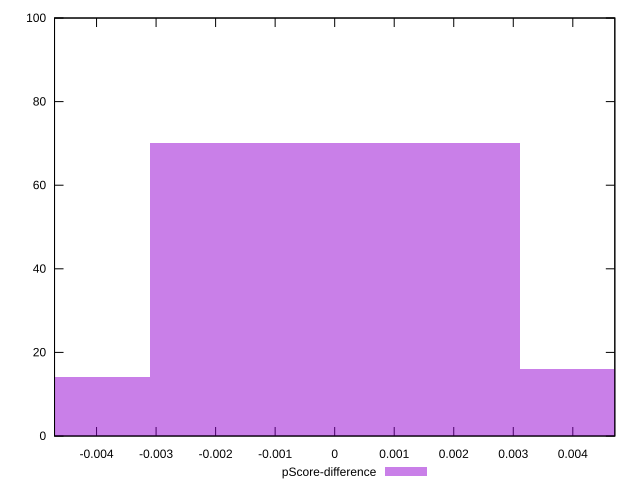

gnuplot code for this plot:
reset

$pScoreDifference <<EOF
0 70
-0.006215658072080295 14
0.006215658072080295 16
EOF

set key outside below
set boxwidth 0.006215658072080295
set xrange [-0.0047058823529412125:0.004705882352941188]
set yrange [0:100]
set trange [0:100]
set style fill transparent solid 0.5 noborder
set terminal svg size 640, 490 enhanced background rgb 'white'
set output "report_00009_2021-02-08T22-37-41.559Z/uses-http2/samples/pages+cached/pScore-difference/histogram.svg"

plot $pScoreDifference title "pScore-difference" with boxes

reset
